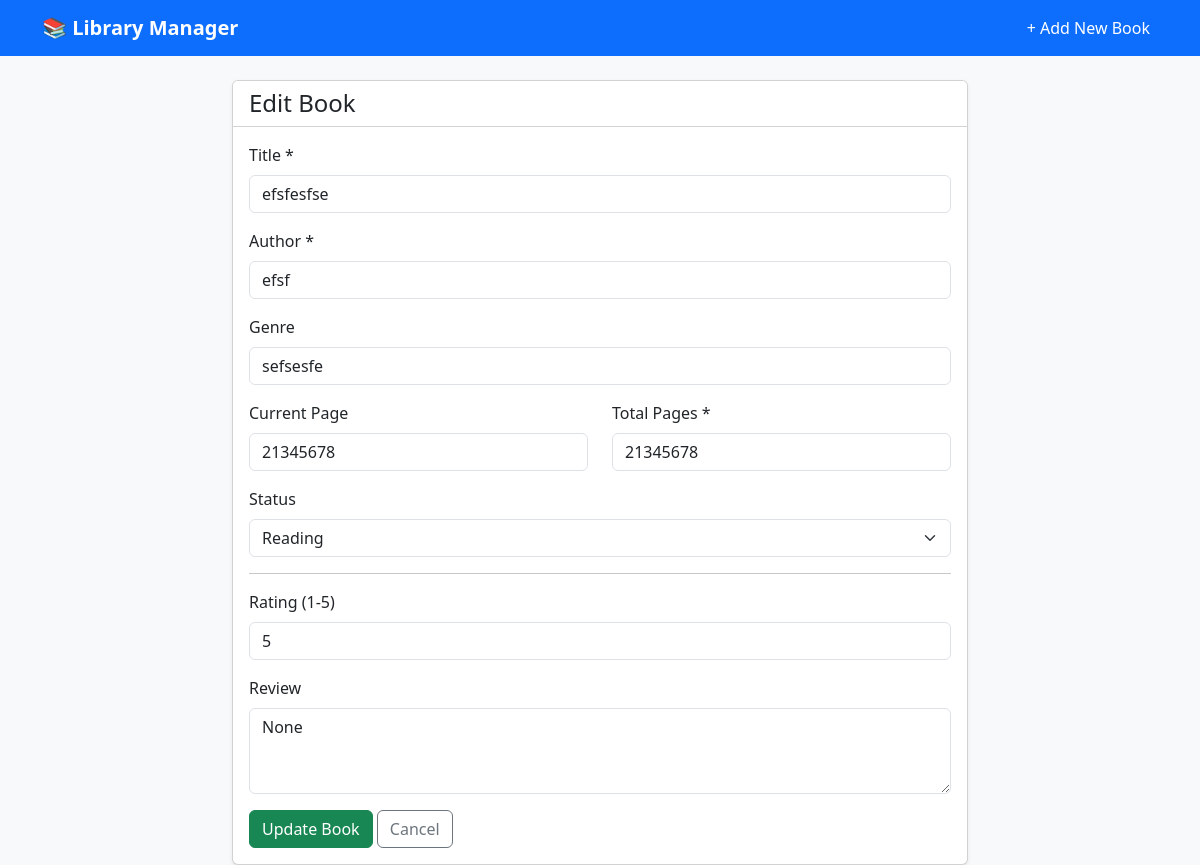
The page /11/edit on the database its author committed.
### tables this page shows
CREATE TABLE books (
            id INTEGER PRIMARY KEY AUTOINCREMENT,
            title TEXT NOT NULL,
            author TEXT NOT NULL,
            genre TEXT,
            pages INTEGER NOT NULL,
            current_page INTEGER DEFAULT 0,
            status TEXT NOT NULL DEFAULT 'Want to Read',
            rating INTEGER,
            review TEXT
        );

### app.py (the view, shortened to what this page needs)
@app.route('/<int:book_id>/edit', methods=('GET', 'POST'))
def edit_book(book_id):
    conn = get_db_connection()
    book = conn.execute('SELECT * FROM books WHERE id = ?', (book_id,)).fetchone()
    if book is None:
        conn.close()
        flash('Book not found.', 'danger')
        return redirect(url_for('index'))
    conn.close()
    return render_template('edit.html', book=book)

### database.py (called while the page is built)
def get_db_connection():
    conn = sqlite3.connect(DATABASE_NAME)
    conn.row_factory = sqlite3.Row
    return conn

### templates/edit.html (shortened to what this page needs)
{% extends 'base.html' %}
{% block content %}
<div class="row justify-content-center">
    <div class="col-md-8">
        <div class="card shadow-sm">
            <div class="card-header bg-white">
                <h4 class="mb-0">Edit Book</h4>
            </div>
            <div class="card-body">
                <form method="POST">
                    <div class="mb-3">
                        <label class="form-label">Title *</label>
                        <input type="text" name="title" class="form-control" value="{{ book['title'] }}" required>
                    </div>
                    <div class="mb-3">
                        <label class="form-label">Author *</label>
                        <input type="text" name="author" class="form-control" value="{{ book['author'] }}" required>
                    </div>
                    <div class="mb-3">
                        <label class="form-label">Genre</label>
                        <input type="text" name="genre" class="form-control" value="{{ book['genre'] }}">
                    </div>
                    <div class="row mb-3">
                        <div class="col-md-6">
                            <label class="form-label">Current Page</label>
                            <input type="number" name="current_page" class="form-control" min="0" max="{{ book['pages'] }}" value="{{ book['current_page'] }}">
                        </div>
                        <div class="col-md-6">
                            <label class="form-label">Total Pages *</label>
                            <input type="number" name="pages" class="form-control" min="1" value="{{ book['pages'] }}" required>
                        </div>
                    </div>
                    <div class="mb-3">
                        <label class="form-label">Status</label>
                        <select name="status" class="form-select">
                            <option value="Reading" {% if book['status'] == 'Reading' %}selected{% endif %}>Reading</option>
                        </select>
                    </div>
                    <hr>
                    <div class="mb-3">
                        <label class="form-label">Rating (1-5)</label>
                        <input type="number" name="rating" class="form-control" min="1" max="5" value="{{ book['rating'] or '' }}">
                    </div>
                    <div class="mb-3">
                        <label class="form-label">Review</label>
                        <textarea name="review" class="form-control" rows="3">{{ book['review'] }}</textarea>
                    </div>
                    <button type="submit" class="btn btn-success">Update Book</button>
                    <a href="{{ url_for('view_book', book_id=book['id']) }}" class="btn btn-outline-secondary">Cancel</a>
                </form>
            </div>
        </div>
    </div>
</div>
{% endblock %}

### templates/base.html (style rules this page uses)
body { background-color: #f8f9fa; }

### rows shown on the page
books: title "efsfesfse", author "efsf", genre "sefsesfe", current_page "21345678", pages "21345678", status "Reading", rating "5", review "None"
